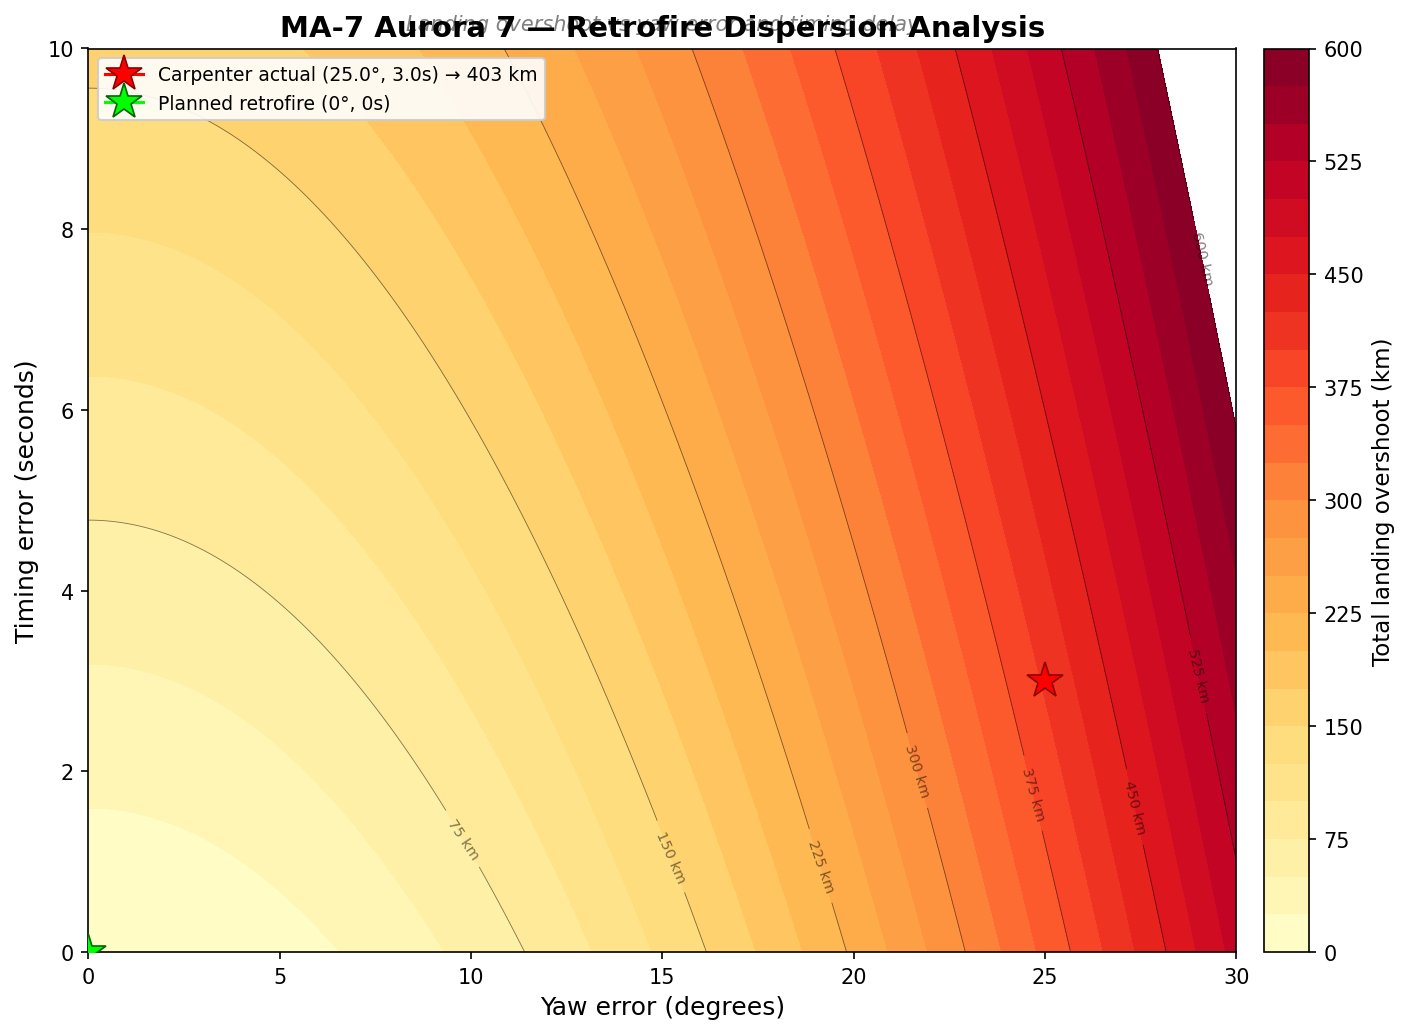

The Python source for this figure:
"""
MA-7 Aurora 7 — Retrofire Dispersion Analysis

Analyzes how yaw error and timing error during retrofire affect the
landing point for Scott Carpenter's Mercury-Atlas 7 mission (1962-05-24).

Carpenter's manual retrofire was approximately 25 degrees off in yaw and
3 seconds late, contributing to a 402 km overshoot of the planned
splashdown point.

Usage:
    python3 retrofire-dispersion.py

Outputs:
    retrofire-dispersion.png — contour plot of landing overshoot
    stdout — key parameter values
"""

import numpy as np
import matplotlib.pyplot as plt
from pathlib import Path

# ===========================================================================
# Physical parameters
# ===========================================================================

ORBITAL_VELOCITY = 7_844.0      # m/s — Mercury orbital velocity
PLANNED_DV = 152.0              # m/s — nominal retrograde delta-V
DV_SENSITIVITY = 25.0           # km per m/s of delta-V deficit
REENTRY_GEOMETRY_FACTOR = 2.0   # maps timing error into downrange overshoot
CARPENTER_YAW_ERROR = 25.0      # degrees — estimated actual yaw error
CARPENTER_TIMING_ERROR = 3.0    # seconds — estimated firing delay

# ===========================================================================
# Sweep ranges
# ===========================================================================

yaw_errors_deg = np.linspace(0.0, 30.0, 200)
timing_errors_s = np.linspace(0.0, 10.0, 200)
YAW, TIME = np.meshgrid(yaw_errors_deg, timing_errors_s)

# ===========================================================================
# Compute overshoot for every (yaw, timing) pair
# ===========================================================================

yaw_rad = np.radians(YAW)

# Effective retrograde component of the retro burn
effective_dv = PLANNED_DV * np.cos(yaw_rad)

# Lateral (wasted) component
lateral_dv = PLANNED_DV * np.sin(yaw_rad)

# Overshoot from delta-V deficit (less retrograde braking = longer downrange)
dv_deficit = PLANNED_DV - effective_dv
overshoot_dv = dv_deficit * DV_SENSITIVITY  # km

# Overshoot from late firing (spacecraft travels further before deceleration)
overshoot_timing = TIME * ORBITAL_VELOCITY * REENTRY_GEOMETRY_FACTOR / 1000.0  # km

# Total overshoot
total_overshoot = overshoot_dv + overshoot_timing

# ===========================================================================
# Carpenter's specific case
# ===========================================================================

carpenter_yaw_rad = np.radians(CARPENTER_YAW_ERROR)
carpenter_eff_dv = PLANNED_DV * np.cos(carpenter_yaw_rad)
carpenter_lat_dv = PLANNED_DV * np.sin(carpenter_yaw_rad)
carpenter_dv_deficit = PLANNED_DV - carpenter_eff_dv
carpenter_overshoot_dv = carpenter_dv_deficit * DV_SENSITIVITY
carpenter_overshoot_time = CARPENTER_TIMING_ERROR * ORBITAL_VELOCITY * REENTRY_GEOMETRY_FACTOR / 1000.0
carpenter_total = carpenter_overshoot_dv + carpenter_overshoot_time

# ===========================================================================
# Print key values
# ===========================================================================

print("=" * 60)
print("MA-7 Aurora 7 — Retrofire Dispersion Analysis")
print("=" * 60)
print(f"Orbital velocity:          {ORBITAL_VELOCITY:,.0f} m/s")
print(f"Planned retro delta-V:     {PLANNED_DV:.0f} m/s")
print(f"Delta-V sensitivity:       {DV_SENSITIVITY:.0f} km per m/s deficit")
print(f"Reentry geometry factor:   {REENTRY_GEOMETRY_FACTOR:.1f}")
print()
print("--- Carpenter's actual parameters ---")
print(f"Yaw error:                 {CARPENTER_YAW_ERROR:.0f} degrees")
print(f"Timing error:              {CARPENTER_TIMING_ERROR:.0f} seconds")
print(f"Effective retro delta-V:   {carpenter_eff_dv:.1f} m/s")
print(f"Lateral (wasted) delta-V:  {carpenter_lat_dv:.1f} m/s")
print(f"Delta-V deficit:           {carpenter_dv_deficit:.1f} m/s")
print(f"Overshoot from dV deficit: {carpenter_overshoot_dv:.1f} km")
print(f"Overshoot from timing:     {carpenter_overshoot_time:.1f} km")
print(f"Total predicted overshoot: {carpenter_total:.1f} km")
print(f"Historical overshoot:      ~402 km")
print()
print(f"Worst case (30 deg, 10s):  {total_overshoot[-1, -1]:.1f} km")
print(f"Perfect retro (0 deg, 0s): {total_overshoot[0, 0]:.1f} km")
print("=" * 60)

# ===========================================================================
# Plot
# ===========================================================================

fig, ax = plt.subplots(figsize=(10, 7))

# Filled contour plot
levels = np.linspace(0, 600, 25)
cf = ax.contourf(YAW, TIME, total_overshoot, levels=levels, cmap="YlOrRd")
cs = ax.contour(YAW, TIME, total_overshoot, levels=levels[::3],
                colors="k", linewidths=0.4, alpha=0.5)
ax.clabel(cs, inline=True, fontsize=7, fmt="%.0f km")

cbar = fig.colorbar(cf, ax=ax, pad=0.02)
cbar.set_label("Total landing overshoot (km)", fontsize=11)

# Mark Carpenter's actual parameters
ax.plot(CARPENTER_YAW_ERROR, CARPENTER_TIMING_ERROR,
        marker="*", color="red", markersize=18, zorder=5,
        markeredgecolor="darkred", markeredgewidth=0.8,
        label=f"Carpenter actual ({CARPENTER_YAW_ERROR}\u00b0, {CARPENTER_TIMING_ERROR}s) \u2192 {carpenter_total:.0f} km")

# Mark planned (perfect) parameters
ax.plot(0, 0,
        marker="*", color="lime", markersize=18, zorder=5,
        markeredgecolor="darkgreen", markeredgewidth=0.8,
        label="Planned retrofire (0\u00b0, 0s)")

ax.set_xlabel("Yaw error (degrees)", fontsize=12)
ax.set_ylabel("Timing error (seconds)", fontsize=12)
ax.set_title("MA-7 Aurora 7 \u2014 Retrofire Dispersion Analysis",
             fontsize=14, fontweight="bold")
ax.text(0.5, 1.02, "Landing overshoot vs yaw error and timing delay",
        transform=ax.transAxes, ha="center", fontsize=10, style="italic",
        color="gray")

ax.legend(loc="upper left", fontsize=9, framealpha=0.9)
ax.set_xlim(0, 30)
ax.set_ylim(0, 10)

plt.tight_layout()
out_path = Path(__file__).parent / "retrofire-dispersion.png"
fig.savefig(out_path, dpi=150, bbox_inches="tight")
print(f"\nSaved: {out_path}")
plt.close(fig)
